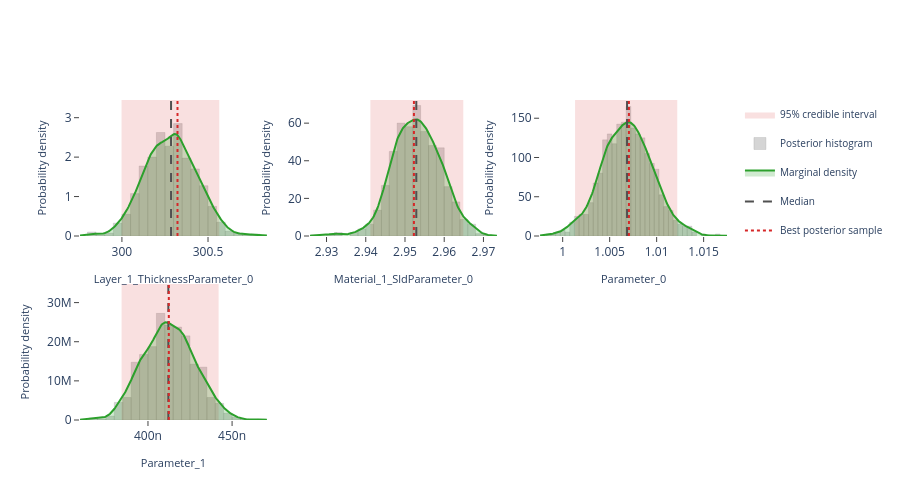

Write notebook code for a chart like this one.
### Markdown cell above
## Interactive posterior plots

The next three cells render the same Plotly figures that are shown on the
Bayesian Posterior tab of the EasyReflectometryApp:

* **Marginals** — per-parameter distribution: histogram + smooth KDE marginal,
  shaded 95% credible interval, and median / best-sample lines
  (`plot_distribution` or `posterior.distribution()`)
* **Corner plot** — pairwise marginals + 2-D contours + scatter (`plot_corner`)
* **Traces** — per-chain trace + marginal histogram (`plot_trace`)

The standalone helpers are called with ``return_figure=True`` so they return a
Plotly ``Figure`` that we render in the notebook with ``fig.show()``; the
``PosteriorResults`` methods return the figure directly.

### Code cell
# ---- Marginal posterior distributions ---------------------------------------
# One panel per free parameter, each overlaying the posterior histogram, a
# smooth Gaussian-KDE marginal, the shaded 95% credible interval, and the
# median / best-sample reference lines.  Mirrors the "Marginals" sub-tab in
# the EasyReflectometryApp.

# The PosteriorResults method passes ``logp`` through automatically so the
# best posterior sample (MAP) line is drawn:
fig = posterior.distribution()
fig.show()

# Standalone equivalent (pass ``logp`` to get the best-sample line):
# fig = plot_distribution(
#     posterior.draws,
#     posterior.param_names,
#     logp=posterior.logp,
#     return_figure=True,
# )
# fig.show()

### Figure 1 — Plotly figure (JSON) as saved in the notebook; plotly's stock layout.template omitted (floating-point values rounded to 4 significant figures; data arrays with more than 128 entries replaced by an {"elided": "..."} marker saying what was removed)
{"data": [{"fill": "toself", "fillcolor": "rgba(214, 39, 40, 0.14)", "hoverinfo": "skip", "legendgroup": "95% credible interval", "line": {"color": "rgba(214, 39, 40, 0.14)", "width": 0}, "mode": "lines", "name": "95% credible interval", "showlegend": true, "type": "scatter", "x": [300.0, 300.6, 300.6, 300.0, 300.0], "xaxis": "x", "y": [0.0, 0.0, 3.448, 3.448, 0.0], "yaxis": "y"}, {"histnorm": "probability density", "hovertemplate": "sample=%{x:.4f}<br>density: %{y:.2f}<extra></extra>", "legendgroup": "histogram", "marker": {"color": "rgba(120, 120, 120, 0.38)", "line": {"color": "rgba(120, 120, 120, 0.24)", "width": 1}}, "name": "Posterior histogram", "nbinsx": 40, "opacity": 0.82, "showlegend": true, "type": "histogram", "x": {"elided": "800 float values"}, "xaxis": "x", "yaxis": "y"}, {"fill": "tozeroy", "fillcolor": "rgba(44, 160, 44, 0.22)", "hovertemplate": "Layer_1_ThicknessParameter_0: %{x:.4f}<br>density: %{y:.4f}<extra></extra>", "legendgroup": "marginal", "line": {"color": "rgb(44, 160, 44)", "width": 2}, "mode": "lines", "name": "Marginal density", "showlegend": true, "type": "scatter", "x": {"elided": "256 float values"}, "xaxis": "x", "y": {"elided": "256 float values"}, "yaxis": "y"}, {"hovertemplate": "Median: %{x:.4f}<extra></extra>", "legendgroup": "Median", "line": {"color": "rgb(80, 80, 80)", "dash": "dash", "width": 2}, "mode": "lines", "name": "Median", "showlegend": true, "type": "scatter", "x": [300.3, 300.3], "xaxis": "x", "y": [0.0, 3.448], "yaxis": "y"}, {"hovertemplate": "Best posterior sample: %{x:.4f}<extra></extra>", "legendgroup": "Best posterior sample", "line": {"color": "rgb(214, 39, 40)", "dash": "dot", "width": 2}, "mode": "lines", "name": "Best posterior sample", "showlegend": true, "type": "scatter", "x": [300.3, 300.3], "xaxis": "x", "y": [0.0, 3.448], "yaxis": "y"}, {"fill": "toself", "fillcolor": "rgba(214, 39, 40, 0.14)", "hoverinfo": "skip", "legendgroup": "95% credible interval", "line": {"color": "rgba(214, 39, 40, 0.14)", "width": 0}, "mode": "lines", "name": "95% credible interval", "showlegend": false, "type": "scatter", "x": [2.941, 2.965, 2.965, 2.941, 2.941], "xaxis": "x2", "y": [0.0, 0.0, 72.31, 72.31, 0.0], "yaxis": "y2"}, {"histnorm": "probability density", "hovertemplate": "sample=%{x:.4f}<br>density: %{y:.2f}<extra></extra>", "legendgroup": "histogram", "marker": {"color": "rgba(120, 120, 120, 0.38)", "line": {"color": "rgba(120, 120, 120, 0.24)", "width": 1}}, "name": "Posterior histogram", "nbinsx": 40, "opacity": 0.82, "showlegend": false, "type": "histogram", "x": {"elided": "800 float values"}, "xaxis": "x2", "yaxis": "y2"}, {"fill": "tozeroy", "fillcolor": "rgba(44, 160, 44, 0.22)", "hovertemplate": "Material_1_SldParameter_0: %{x:.4f}<br>density: %{y:.4f}<extra></extra>", "legendgroup": "marginal", "line": {"color": "rgb(44, 160, 44)", "width": 2}, "mode": "lines", "name": "Marginal density", "showlegend": false, "type": "scatter", "x": {"elided": "256 float values"}, "xaxis": "x2", "y": {"elided": "256 float values"}, "yaxis": "y2"}, {"hovertemplate": "Median: %{x:.4f}<extra></extra>", "legendgroup": "Median", "line": {"color": "rgb(80, 80, 80)", "dash": "dash", "width": 2}, "mode": "lines", "name": "Median", "showlegend": false, "type": "scatter", "x": [2.953, 2.953], "xaxis": "x2", "y": [0.0, 72.31], "yaxis": "y2"}, {"hovertemplate": "Best posterior sample: %{x:.4f}<extra></extra>", "legendgroup": "Best posterior sample", "line": {"color": "rgb(214, 39, 40)", "dash": "dot", "width": 2}, "mode": "lines", "name": "Best posterior sample", "showlegend": false, "type": "scatter", "x": [2.952, 2.952], "xaxis": "x2", "y": [0.0, 72.31], "yaxis": "y2"}, {"fill": "toself", "fillcolor": "rgba(214, 39, 40, 0.14)", "hoverinfo": "skip", "legendgroup": "95% credible interval", "line": {"color": "rgba(214, 39, 40, 0.14)", "width": 0}, "mode": "lines", "name": "95% credible interval", "showlegend": false, "type": "scatter", "x": [1.001, 1.012, 1.012, 1.001, 1.001], "xaxis": "x3", "y": [0.0, 0.0, 173.2, 173.2, 0.0], "yaxis": "y3"}, {"histnorm": "probability density", "hovertemplate": "sample=%{x:.4f}<br>density: %{y:.2f}<extra></extra>", "legendgroup": "histogram", "marker": {"color": "rgba(120, 120, 120, 0.38)", "line": {"color": "rgba(120, 120, 120, 0.24)", "width": 1}}, "name": "Posterior histogram", "nbinsx": 40, "opacity": 0.82, "showlegend": false, "type": "histogram", "x": {"elided": "800 float values"}, "xaxis": "x3", "yaxis": "y3"}, {"fill": "tozeroy", "fillcolor": "rgba(44, 160, 44, 0.22)", "hovertemplate": "Parameter_0: %{x:.4f}<br>density: %{y:.4f}<extra></extra>", "legendgroup": "marginal", "line": {"color": "rgb(44, 160, 44)", "width": 2}, "mode": "lines", "name": "Marginal density", "showlegend": false, "type": "scatter", "x": {"elided": "256 float values"}, "xaxis": "x3", "y": {"elided": "256 float values"}, "yaxis": "y3"}, {"hovertemplate": "Median: %{x:.4f}<extra></extra>", "legendgroup": "Median", "line": {"color": "rgb(80, 80, 80)", "dash": "dash", "width": 2}, "mode": "lines", "name": "Median", "showlegend": false, "type": "scatter", "x": [1.007, 1.007], "xaxis": "x3", "y": [0.0, 173.2], "yaxis": "y3"}, {"hovertemplate": "Best posterior sample: %{x:.4f}<extra></extra>", "legendgroup": "Best posterior sample", "line": {"color": "rgb(214, 39, 40)", "dash": "dot", "width": 2}, "mode": "lines", "name": "Best posterior sample", "showlegend": false, "type": "scatter", "x": [1.007, 1.007], "xaxis": "x3", "y": [0.0, 173.2], "yaxis": "y3"}, {"fill": "toself", "fillcolor": "rgba(214, 39, 40, 0.14)", "hoverinfo": "skip", "legendgroup": "95% credible interval", "line": {"color": "rgba(214, 39, 40, 0.14)", "width": 0}, "mode": "lines", "name": "95% credible interval", "showlegend": false, "type": "scatter", "x": [3.843e-07, 4.42e-07, 4.42e-07, 3.843e-07, 3.843e-07], "xaxis": "x4", "y": [0.0, 0.0, 34750000.0, 34750000.0, 0.0], "yaxis": "y4"}, {"histnorm": "probability density", "hovertemplate": "sample=%{x:.4f}<br>density: %{y:.2f}<extra></extra>", "legendgroup": "histogram", "marker": {"color": "rgba(120, 120, 120, 0.38)", "line": {"color": "rgba(120, 120, 120, 0.24)", "width": 1}}, "name": "Posterior histogram", "nbinsx": 40, "opacity": 0.82, "showlegend": false, "type": "histogram", "x": {"elided": "800 float values"}, "xaxis": "x4", "yaxis": "y4"}, {"fill": "tozeroy", "fillcolor": "rgba(44, 160, 44, 0.22)", "hovertemplate": "Parameter_1: %{x:.4f}<br>density: %{y:.4f}<extra></extra>", "legendgroup": "marginal", "line": {"color": "rgb(44, 160, 44)", "width": 2}, "mode": "lines", "name": "Marginal density", "showlegend": false, "type": "scatter", "x": {"elided": "256 float values"}, "xaxis": "x4", "y": {"elided": "256 float values"}, "yaxis": "y4"}, {"hovertemplate": "Median: %{x:.4f}<extra></extra>", "legendgroup": "Median", "line": {"color": "rgb(80, 80, 80)", "dash": "dash", "width": 2}, "mode": "lines", "name": "Median", "showlegend": false, "type": "scatter", "x": [4.121e-07, 4.121e-07], "xaxis": "x4", "y": [0.0, 34750000.0], "yaxis": "y4"}, {"hovertemplate": "Best posterior sample: %{x:.4f}<extra></extra>", "legendgroup": "Best posterior sample", "line": {"color": "rgb(214, 39, 40)", "dash": "dot", "width": 2}, "mode": "lines", "name": "Best posterior sample", "showlegend": false, "type": "scatter", "x": [4.124e-07, 4.124e-07], "xaxis": "x4", "y": [0.0, 34750000.0], "yaxis": "y4"}], "layout": {"barmode": "overlay", "height": 500, "legend": {"font": {"size": 10}}, "plot_bgcolor": "white", "showlegend": true, "xaxis": {"anchor": "y", "domain": [0.0, 0.2889], "range": [299.8, 300.8], "showgrid": false, "ticks": "outside", "title": {"font": {"size": 11}, "text": "Layer_1_ThicknessParameter_0"}, "zeroline": false}, "xaxis2": {"anchor": "y2", "domain": [0.3556, 0.6444], "range": [2.926, 2.973], "showgrid": false, "ticks": "outside", "title": {"font": {"size": 11}, "text": "Material_1_SldParameter_0"}, "zeroline": false}, "xaxis3": {"anchor": "y3", "domain": [0.7111, 1.0], "range": [0.9976, 1.017], "showgrid": false, "ticks": "outside", "title": {"font": {"size": 11}, "text": "Parameter_0"}, "zeroline": false}, "xaxis4": {"anchor": "y4", "domain": [0.0, 0.2889], "range": [3.596e-07, 4.707e-07], "showgrid": false, "ticks": "outside", "title": {"font": {"size": 11}, "text": "Parameter_1"}, "zeroline": false}, "xaxis5": {"anchor": "y5", "domain": [0.3556, 0.6444], "showgrid": false, "ticks": "outside", "zeroline": false}, "xaxis6": {"anchor": "y6", "domain": [0.7111, 1.0], "showgrid": false, "ticks": "outside", "zeroline": false}, "yaxis": {"anchor": "x", "domain": [0.575, 1.0], "range": [0.0, 3.448], "showgrid": false, "ticks": "outside", "title": {"font": {"size": 11}, "text": "Probability density"}, "zeroline": false}, "yaxis2": {"anchor": "x2", "domain": [0.575, 1.0], "range": [0.0, 72.31], "showgrid": false, "ticks": "outside", "title": {"font": {"size": 11}, "text": "Probability density"}, "zeroline": false}, "yaxis3": {"anchor": "x3", "domain": [0.575, 1.0], "range": [0.0, 173.2], "showgrid": false, "ticks": "outside", "title": {"font": {"size": 11}, "text": "Probability density"}, "zeroline": false}, "yaxis4": {"anchor": "x4", "domain": [0.0, 0.425], "range": [0.0, 34750000.0], "showgrid": false, "ticks": "outside", "title": {"font": {"size": 11}, "text": "Probability density"}, "zeroline": false}, "yaxis5": {"anchor": "x5", "domain": [0.0, 0.425], "showgrid": false, "ticks": "outside", "zeroline": false}, "yaxis6": {"anchor": "x6", "domain": [0.0, 0.425], "showgrid": false, "ticks": "outside", "zeroline": false}}}
